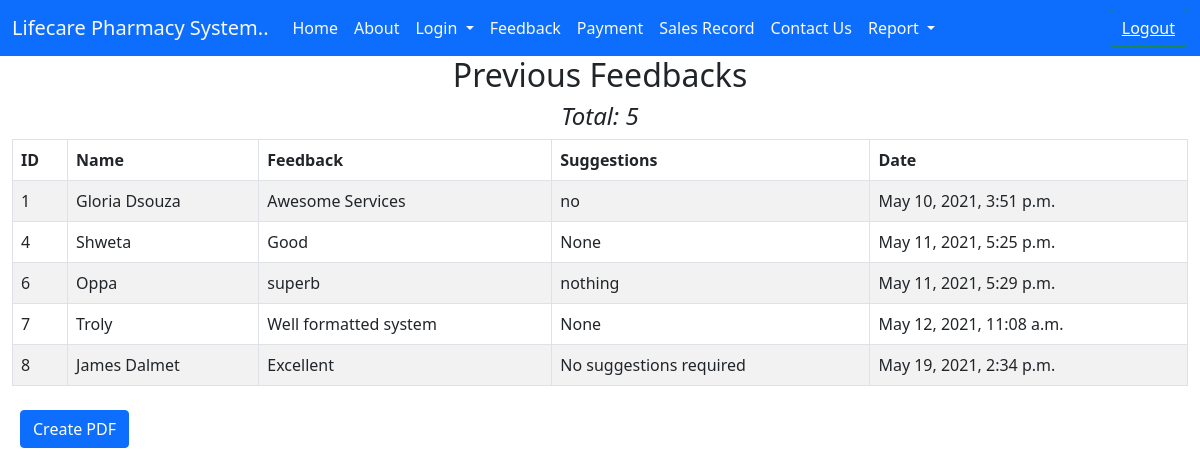
Page /FReport on the committed database.
### Home/models.py (models this page shows)
class Feedback(models.Model):
    name = models.CharField(max_length=250)
    feedback = models.CharField(max_length=250)
    suggestions = models.TextField()
    added_on =models.DateTimeField(auto_now_add=True)
    def __str__(self):
        return self.name

### Home/views.py (the view)
# urls.py: path('FReport',views.FReport, name='FReport'),
def FReport(request):
    home = Feedback.objects.all()
    return render(request,"FReport.html", {'messages': home,"messages":home})

### templates/FReport.html (shortened to what this page needs)
{% extends 'base.html' %}
{% block body %}
<div class="container-fluid">
    <div class="row">
        <div class="col-md-12">
            <h2 class="text-center">Previous Feedbacks</h2>
            <h4 class="text-center"><em>Total: {{messages|length}}</em></h4>
            <table class="table table-bordered table-striped table-hover">
                <thead class="thead-dark">
                    <tr>
                        <th>ID</th>
                        <th>Name</th>
                        <th>Feedback</th>
                        <th>Suggestions</th>
                        <th>Date</th>
                    </tr>
                </thead>
                <tbody>
                    {% for msg in messages %}
                        <tr>
                            <td>{{msg.id}}</td>
                            <td>{{msg.name}}</td>
                            <td>{{msg.feedback}}</td>
                            <td>{{msg.suggestions}}</td>
                            <td>{{msg.added_on}}</td>
                        </tr>
                    {% endfor%}
                </tbody>
            </table>
             <a class="btn btn-primary m-2" href="/feedpdf_report">Create PDF</a>
        </div>
    </div>
</div>
{% endblock body %}

### templates/base.html (shortened to what this page needs)
<!doctype html>
<html lang="en">
  <head>
    <link href="https://cdn.jsdelivr.net/npm/bootstrap@5.0.0-beta2/dist/css/bootstrap.min.css" rel="stylesheet">
  </head>
  <body>
   <nav class="navbar navbar-expand-lg navbar-light bg-primary text-light">
  <div class="container-fluid">
    <a class="navbar-brand text-light " href="#">Lifecare Pharmacy System..</a>
    <div class="collapse navbar-collapse" id="navbarSupportedContent">
      <ul class="navbar-nav me-auto mb-2 mb-lg-0">
        <li class="nav-item">
          <a class="nav-link  text-light" aria-current="page" href="/">Home</a>
        </li>
        <li class="nav-item">
          <a class="nav-link text-light" href="/about">About</a>
        </li>
        <li class="nav-item dropdown">
          <a class="nav-link text-light dropdown-toggle" href="/login" id="navbarDropdown" role="button" data-bs-toggle="dropdown" aria-expanded="false">
            Login
          </a>
        </li>
        <li class="nav-item">
          <a class="nav-link text-light" href="/feedback">Feedback</a>
        </li>
         <li class="nav-item">
          <a class="nav-link text-light" href="/payment">Payment</a>
        </li>
        <li class="nav-item">
          <a class="nav-link text-light" href="/salesrecord">Sales Record</a>
        </li>
        <li class="nav-item">
          <a class="nav-link text-light" href="/contact">Contact Us</a>
        </li>
        <li class="nav-item dropdown">
          <a class="nav-link text-light dropdown-toggle" href="#" id="navbarDropdown" role="button" data-bs-toggle="dropdown" aria-expanded="false">
            Report
          </a>
        </li>
      </ul>
       <button type="text" class="btn btn-outline-success text-light"><a href="/logout"style="color:white;">Logout</a></button>
    </div>
  </div>
</nav>
{% block body %}{% endblock body %}
  </body>
</html>

### rows in the picture
Feedback: id "1", name "Gloria Dsouza", feedback "Awesome Services", suggestions "no", added_on "May 10, 2021, 3:51 p.m."
Feedback: id "4", name "Shweta", feedback "Good", suggestions "None", added_on "May 11, 2021, 5:25 p.m."
Feedback: id "6", name "Oppa", feedback "superb", suggestions "nothing", added_on "May 11, 2021, 5:29 p.m."
Feedback: id "7", name "Troly", feedback "Well formatted system", suggestions "None", added_on "May 12, 2021, 11:08 a.m."
Feedback: id "8", name "James Dalmet", feedback "Excellent", suggestions "No suggestions required", added_on "May 19, 2021, 2:34 p.m."

### other values in the picture
{{ messages|length }} "5"
